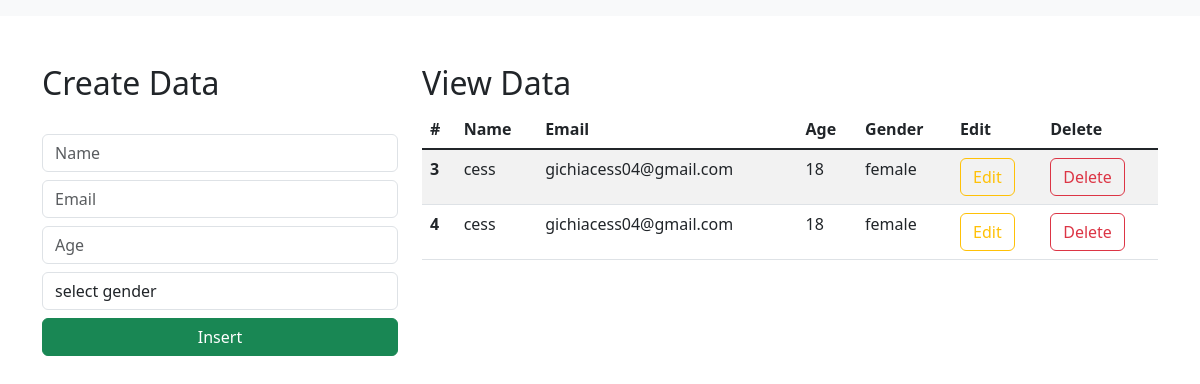
Before: / with the older database file.
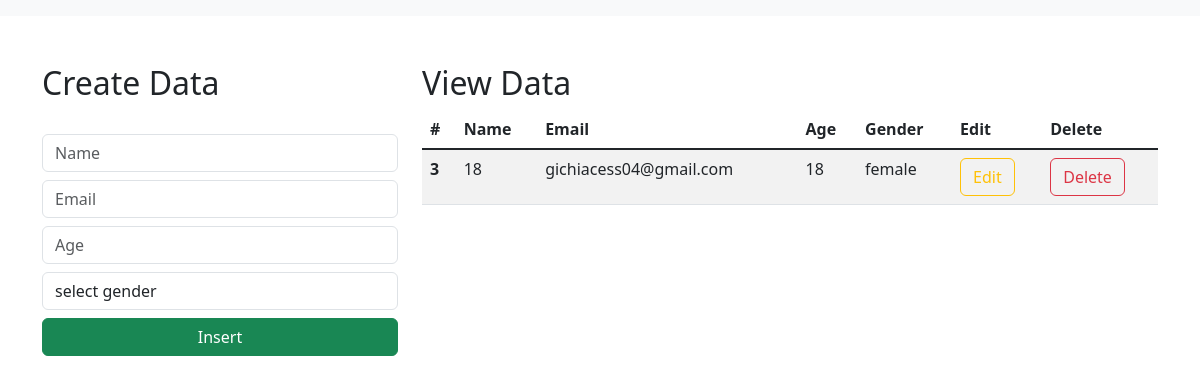
After: the same page with the newer database file.
### CRUD/models.py (models this page shows)
class Student(models.Model):
    name=models.CharField(max_length=30)
    email=models.EmailField()
    age=models.IntegerField()
    gender=models.CharField(max_length=30)

### CRUD/views.py (the view)
# urls.py: 2. Add a URL to urlpatterns:  path('', Home.as_view(), name='home')
def Home(request):
    data=Student.objects.all()
    context={"data":data}
    return render(request, 'index.html', context)

### templates/index.html (shortened to what this page needs)
<html lang="en">
    <link href="https://cdn.jsdelivr.net/npm/bootstrap@5.3.0-alpha1/dist/css/bootstrap.min.css" rel="stylesheet">
  <head>
  </head>
  <body>
    <nav class="navbar navbar-expand-lg bg-body-tertiary">
      </nav>
      <div class="container mt-5">
        <div class="row">
            <div class="col-md-4">
                <h2>Create Data</h2>
                <br>
                <form action="/insert" method="post">
                    <div class="form-group">
                        <input type="text" class="form-control" placeholder="Name" name="name" required>
                    </div>
                    <div class="form-group">
                        <input type="email" class="form-control  mt-2" placeholder="Email" name="email" required>
                    </div>
                    <div class="form-group">
                        <input type="number" class="form-control  mt-2" placeholder="Age" name="age" required>
                    </div>
                    <div class="form-group mt-2">
                        <select id="gender" name="gender" class="form-control" required>
                            <option selected>select gender</option>
                        </select>
                    </div>
                    <div class="d-grid gap-2">
                        <button class="btn btn-success mt-2" type="submit">Insert</button>
                    </div>
                </form>
            </div>
            <div class="col-md-8">
                <h2>View Data</h2>
                <table class="table table-striped table-hover">
                    <thead>
                      <tr>
                        <th scope="col">#</th>
                        <th scope="col">Name</th>
                        <th scope="col">Email</th>
                        <th scope="col">Age</th>
                        <th scope="col">Gender</th>
                        <th scope="col">Edit</th>
                        <th scope="col">Delete</th>
                      </tr>
                    </thead>
                    <tbody class="table-group-divider">
                    {% for d in data %}
                      <tr>
                        <th scope="row">{{d.id}}</th>
                        <td>{{d.name}}</td>
                        <td>{{d.email}}</td>
                        <td>{{d.age}}</td>
                        <td>{{d.gender}}</td>
                        <td><a href="/update/{{d.id}}" type="button" class="btn btn-outline-warning">Edit</a></td>
                        <td><a href="/delete/{{d.id}}" type="button" class="btn btn-outline-danger">Delete</a></td>
                      </tr>
                    {% endfor %}
                    </tbody>
                  </table>
            </div>
        </div>
      </div>
  </body>
</html>

Changed rows visible on the page:
removed Student: id "4", name "cess", email "gichiacess04@gmail.com", age "18", gender "female"
changed Student "gichiacess04@gmail.com": name "cess" → "18"
